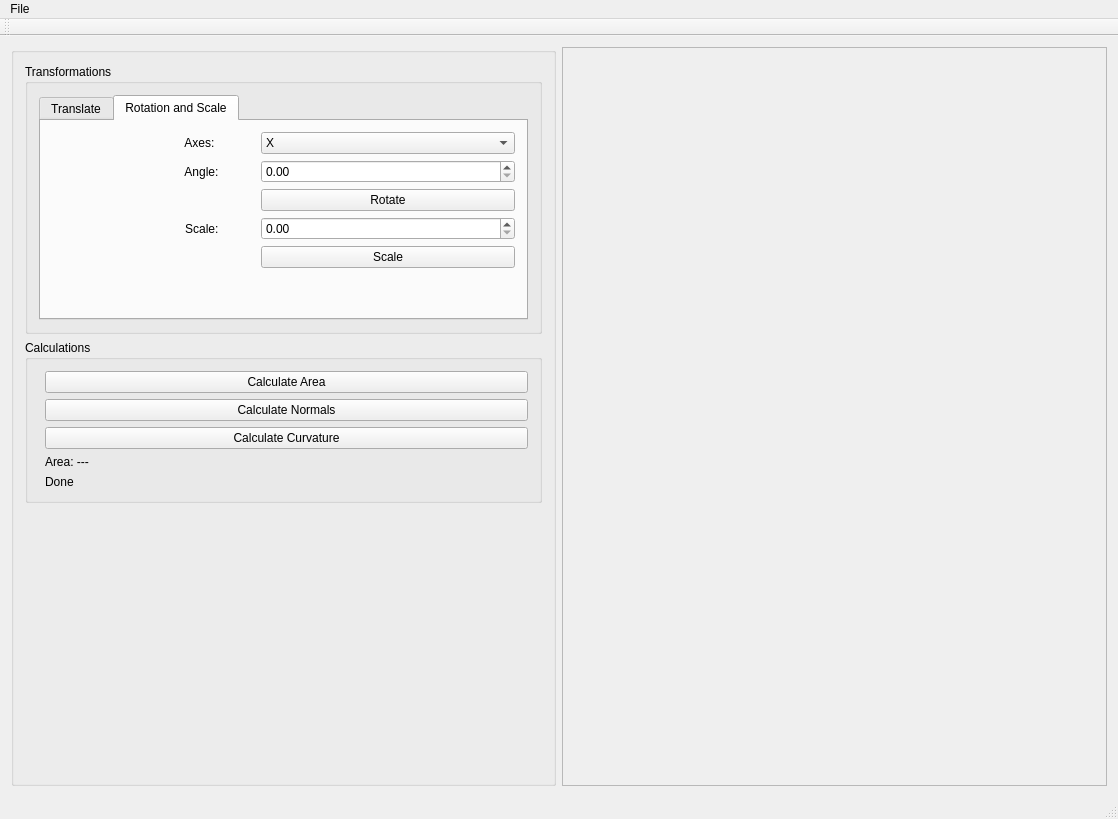
<?xml version="1.0" encoding="UTF-8"?>
<ui version="4.0">
 <class>TSPClass</class>
 <widget class="QMainWindow" name="TSPClass">
  <property name="geometry">
   <rect>
    <x>0</x>
    <y>0</y>
    <width>1118</width>
    <height>819</height>
   </rect>
  </property>
  <property name="windowTitle">
   <string>TSP</string>
  </property>
  <widget class="QWidget" name="centralWidget">
   <layout class="QHBoxLayout" name="horizontalLayout">
    <item>
     <widget class="QGroupBox" name="groupBox">
      <property name="title">
       <string/>
      </property>
      <layout class="QGridLayout" name="gridLayout">
       <item row="2" column="0">
        <spacer name="verticalSpacer">
         <property name="orientation">
          <enum>Qt::Orientation::Vertical</enum>
         </property>
         <property name="sizeHint" stdset="0">
          <size>
           <width>20</width>
           <height>40</height>
          </size>
         </property>
        </spacer>
       </item>
       <item row="0" column="0">
        <widget class="QGroupBox" name="groupBox_2">
         <property name="title">
          <string>Transformations</string>
         </property>
         <layout class="QHBoxLayout" name="horizontalLayout_2">
          <item>
           <widget class="QTabWidget" name="tabWidget">
            <property name="currentIndex">
             <number>1</number>
            </property>
            <widget class="QWidget" name="tab">
             <attribute name="title">
              <string>Translate</string>
             </attribute>
             <layout class="QGridLayout" name="gridLayout_2">
              <item row="0" column="0">
               <widget class="QLabel" name="label">
                <property name="text">
                 <string>&lt;html&gt;&lt;head/&gt;&lt;body&gt;&lt;p align=&quot;center&quot;&gt;X Axes&lt;/p&gt;&lt;/body&gt;&lt;/html&gt;</string>
                </property>
               </widget>
              </item>
              <item row="0" column="1">
               <widget class="QDoubleSpinBox" name="X_Axes_sb"/>
              </item>
              <item row="1" column="0">
               <widget class="QLabel" name="label_2">
                <property name="text">
                 <string>&lt;html&gt;&lt;head/&gt;&lt;body&gt;&lt;p align=&quot;center&quot;&gt;Y Axes&lt;/p&gt;&lt;/body&gt;&lt;/html&gt;</string>
                </property>
               </widget>
              </item>
              <item row="1" column="1">
               <widget class="QDoubleSpinBox" name="Y_Axes_sb"/>
              </item>
              <item row="2" column="0">
               <widget class="QLabel" name="label_3">
                <property name="text">
                 <string>&lt;html&gt;&lt;head/&gt;&lt;body&gt;&lt;p align=&quot;center&quot;&gt;Z Axes&lt;/p&gt;&lt;/body&gt;&lt;/html&gt;</string>
                </property>
               </widget>
              </item>
              <item row="2" column="1">
               <widget class="QDoubleSpinBox" name="Z_Axes_sb"/>
              </item>
              <item row="3" column="1">
               <widget class="QPushButton" name="pushButton_Move">
                <property name="text">
                 <string>Move object</string>
                </property>
               </widget>
              </item>
             </layout>
            </widget>
            <widget class="QWidget" name="tab_2">
             <attribute name="title">
              <string>Rotation and Scale</string>
             </attribute>
             <layout class="QFormLayout" name="formLayout">
              <item row="0" column="0">
               <widget class="QLabel" name="label_4">
                <property name="text">
                 <string>                                        Axes:            </string>
                </property>
               </widget>
              </item>
              <item row="0" column="1">
               <widget class="QComboBox" name="comboBox_Axes">
                <item>
                 <property name="text">
                  <string>X</string>
                 </property>
                </item>
                <item>
                 <property name="text">
                  <string>Y</string>
                 </property>
                </item>
                <item>
                 <property name="text">
                  <string>Z</string>
                 </property>
                </item>
               </widget>
              </item>
              <item row="1" column="0">
               <widget class="QLabel" name="label_5">
                <property name="text">
                 <string>                                        Angle:</string>
                </property>
               </widget>
              </item>
              <item row="1" column="1">
               <widget class="QDoubleSpinBox" name="doubleSpinBox_Angle">
                <property name="minimum">
                 <double>0.000000000000000</double>
                </property>
                <property name="maximum">
                 <double>360.000000000000000</double>
                </property>
                <property name="value">
                 <double>0.000000000000000</double>
                </property>
               </widget>
              </item>
              <item row="2" column="1">
               <widget class="QPushButton" name="pushButton_Rotate">
                <property name="text">
                 <string>Rotate</string>
                </property>
               </widget>
              </item>
              <item row="4" column="1">
               <widget class="QDoubleSpinBox" name="doubleSpinBox_Scale"/>
              </item>
              <item row="4" column="0">
               <widget class="QLabel" name="label_6">
                <property name="text">
                 <string>                                        Scale:</string>
                </property>
               </widget>
              </item>
              <item row="5" column="1">
               <widget class="QPushButton" name="pushButton_Scale">
                <property name="text">
                 <string>Scale</string>
                </property>
               </widget>
              </item>
             </layout>
            </widget>
           </widget>
          </item>
         </layout>
        </widget>
       </item>
       <item row="1" column="0">
        <widget class="QGroupBox" name="groupBox_3">
         <property name="title">
          <string>Calculations</string>
         </property>
         <layout class="QFormLayout" name="formLayout_2">
          <item row="2" column="1">
           <widget class="QPushButton" name="pushButton_Curv">
            <property name="text">
             <string>Calculate Curvature</string>
            </property>
           </widget>
          </item>
          <item row="1" column="1">
           <widget class="QPushButton" name="pushButton_Norm">
            <property name="text">
             <string>Calculate Normals</string>
            </property>
           </widget>
          </item>
          <item row="0" column="1">
           <widget class="QPushButton" name="pushButton_Area">
            <property name="text">
             <string>Calculate Area</string>
            </property>
           </widget>
          </item>
          <item row="4" column="1">
           <widget class="QLabel" name="lblStatus">
            <property name="text">
             <string>Done</string>
            </property>
           </widget>
          </item>
          <item row="3" column="1">
           <widget class="QLabel" name="lblAreaValue">
            <property name="text">
             <string>Area: ---</string>
            </property>
           </widget>
          </item>
         </layout>
        </widget>
       </item>
      </layout>
     </widget>
    </item>
    <item>
     <widget class="QScrollArea" name="scrollArea">
      <property name="widgetResizable">
       <bool>true</bool>
      </property>
      <widget class="QWidget" name="scrollAreaWidgetContents">
       <property name="geometry">
        <rect>
         <x>0</x>
         <y>0</y>
         <width>545</width>
         <height>739</height>
        </rect>
       </property>
      </widget>
     </widget>
    </item>
   </layout>
  </widget>
  <widget class="QMenuBar" name="menuBar">
   <property name="geometry">
    <rect>
     <x>0</x>
     <y>0</y>
     <width>1118</width>
     <height>21</height>
    </rect>
   </property>
   <widget class="QMenu" name="menuload">
    <property name="title">
     <string>File</string>
    </property>
    <addaction name="actionLoad"/>
    <addaction name="actionSave"/>
   </widget>
   <addaction name="menuload"/>
  </widget>
  <widget class="QToolBar" name="mainToolBar">
   <attribute name="toolBarArea">
    <enum>TopToolBarArea</enum>
   </attribute>
   <attribute name="toolBarBreak">
    <bool>false</bool>
   </attribute>
  </widget>
  <widget class="QStatusBar" name="statusBar"/>
  <action name="actionLoad">
   <property name="text">
    <string>Load</string>
   </property>
  </action>
  <action name="actionSave">
   <property name="text">
    <string>Save</string>
   </property>
  </action>
 </widget>
 <layoutdefault spacing="6" margin="11"/>
 <resources>
  <include location="TSP.qrc"/>
 </resources>
 <connections/>
</ui>
